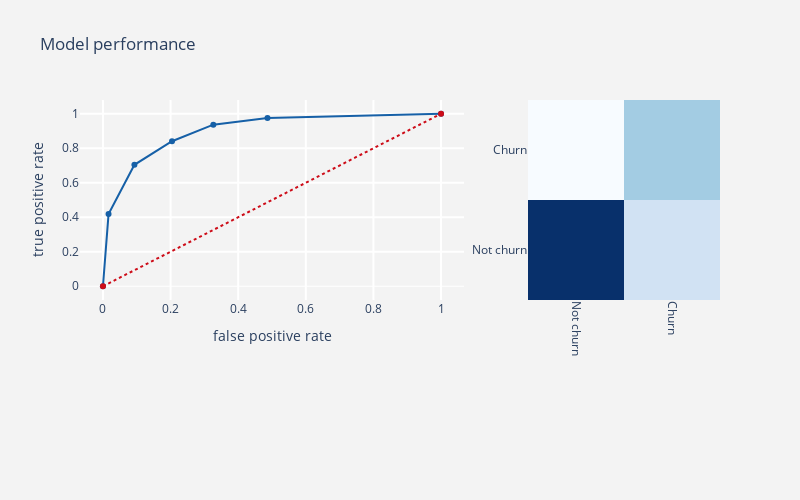

Source (notebook cell):
### Markdown cell above
SMOTE

### Code cell
cols    = [i for i in telcom.columns if i not in Id_col+target_col]
smote_X = telcom[cols]
smote_Y = telcom[target_col]

#Split train and test data
smote_train_X,smote_test_X,smote_train_Y,smote_test_Y = train_test_split(smote_X,smote_Y,
                                                                         test_size = .3 ,
                                                                         random_state = 0)

#oversampling minority class using smote
os = SMOTE(random_state=0)
os_smote_X,os_smote_Y = os.fit_resample(smote_train_X,smote_train_Y)
os_smote_X = pd.DataFrame(data = os_smote_X,columns=cols)
os_smote_Y = pd.DataFrame(data = os_smote_Y,columns=target_col)

knn = KNeighborsClassifier(algorithm='auto', leaf_size=30, metric='minkowski',
                           metric_params=None, n_jobs=None, n_neighbors=5, p=2,
                           weights='uniform')
telecom_churn_prediction_alg(knn,os_smote_X,test_X,
                             os_smote_Y,test_Y,threshold_plot = True)
name = "SMOTE_KNN"
table = Return_Analisys(knn,os_smote_X,test_X,os_smote_Y,test_Y,table,name)

### Figure 1 — Plotly figure (JSON) as saved in the notebook; plotly's stock layout.template omitted (floating-point values rounded to 4 significant figures)
{"data": [{"line": {"color": "rgb(22, 96, 167)", "width": 2}, "name": "Roc : 0.8182788257258738", "type": "scatter", "x": [0, 0.01656, 0.09306, 0.2043, 0.3265, 0.4866, 1], "y": [0, 0.4184, 0.7041, 0.8408, 0.9367, 0.9755, 1]}, {"line": {"color": "rgb(205, 12, 24)", "dash": "dot", "width": 2}, "type": "scatter", "x": [0, 1], "y": [0, 1]}, {"colorscale": [[0, "rgb(247,251,255)"], [0.125, "rgb(222,235,247)"], [0.25, "rgb(198,219,239)"], [0.375, "rgb(158,202,225)"], [0.5, "rgb(107,174,214)"], [0.625, "rgb(66,146,198)"], [0.75, "rgb(33,113,181)"], [0.875, "rgb(8,81,156)"], [1, "rgb(8,48,107)"]], "name": "matrix", "showscale": false, "type": "heatmap", "x": ["Not churn", "Churn"], "xaxis": "x2", "y": ["Not churn", "Churn"], "yaxis": "y2", "z": [[1009, 259], [78, 412]]}], "layout": {"autosize": false, "height": 500, "margin": {"b": 200}, "paper_bgcolor": "rgb(243,243,243)", "plot_bgcolor": "rgb(243,243,243)", "showlegend": false, "title": {"text": "Model performance"}, "width": 800, "xaxis": {"domain": [0, 0.6], "gridcolor": "rgb(255, 255, 255)", "gridwidth": 2, "ticklen": 5, "title": {"text": "false positive rate"}}, "xaxis2": {"domain": [0.7, 1], "gridcolor": "rgb(255, 255, 255)", "tickangle": 90}, "yaxis": {"gridcolor": "rgb(255, 255, 255)", "gridwidth": 2, "ticklen": 5, "title": {"text": "true positive rate"}, "zerolinewidth": 1}, "yaxis2": {"anchor": "x2", "gridcolor": "rgb(255, 255, 255)"}}}
